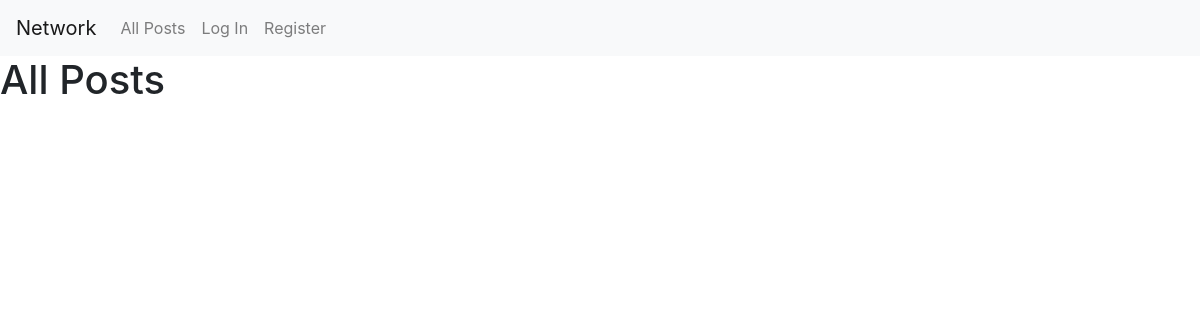
The app's page /, older data.
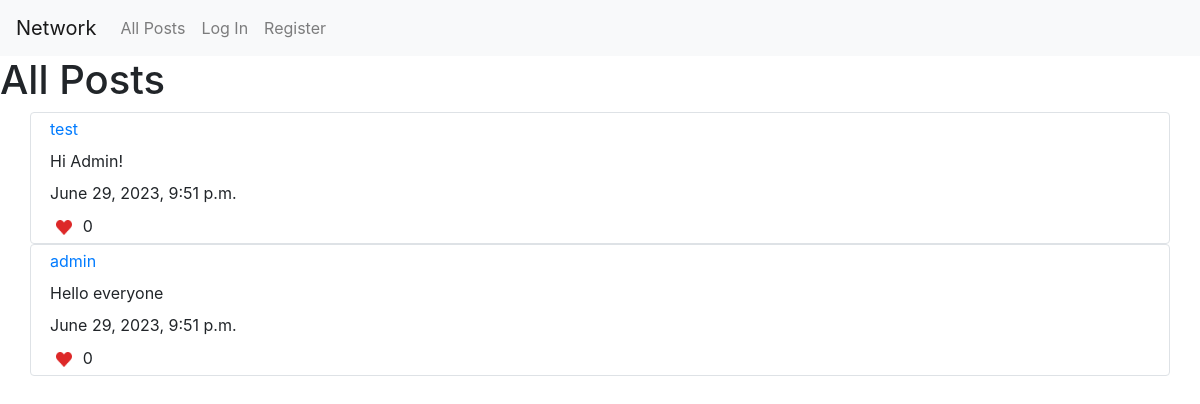
The same page, newer data.
### network/models.py (models this page shows)
class Post(models.Model):
    user = models.ForeignKey(User, null=True, on_delete=models.SET_NULL)
    text = models.CharField(max_length=250)
    date = models.DateTimeField()
    likes = models.PositiveIntegerField(default=0)

class User(AbstractUser):
    number_of_followers = models.PositiveIntegerField(default=0)
    number_of_following = models.PositiveIntegerField(default=0)
    followers = models.ManyToManyField('self', symmetrical=False, related_name="user_followers")
    following = models.ManyToManyField('self', symmetrical=False, related_name="user_following")

### network/views.py (the view, shortened to what this page needs)
# urls.py: path("", views.index, name="index"),
def index(request):
    return render(request, "network/index.html", {
        "posts": Post.objects.all().order_by('-date'),
        "form": NewPostForm()
    })

### network/templates/network/index.html (shortened to what this page needs)
{% extends "network/layout.html" %}
{% load static %}
{% block body %}
    <h1>All Posts</h1>
    {% if posts %}
        {% for post in posts %}
        <div class="flex-column-reverse container border rounded">
            <div class="p-1"><a href="{% url 'userpage' post.user.username %}">{{ post.user.username }}</a></div>
            <div class="p-1 post-content">{{ post.text }}</div>
            <div class="p-1">{{ post.date }} </div>
            <div class="p-1">
                <button class="likebutton">
                    <img class="hearticon" src="{% static 'network/media/heart.png' %}" alt="heart button">
                </button>
                {{ post.likes }}
            </div>
        </div>
        {% endfor %}
    {% endif %}
{% endblock %}

Row changes from the older to the newer data that the page shows:
added Post: user.username "test", text "Hi Admin!", date "June 29, 2023, 9:51 p.m.", likes "0"
added Post: user.username "admin", text "Hello everyone", date "June 29, 2023, 9:51 p.m.", likes "0"
